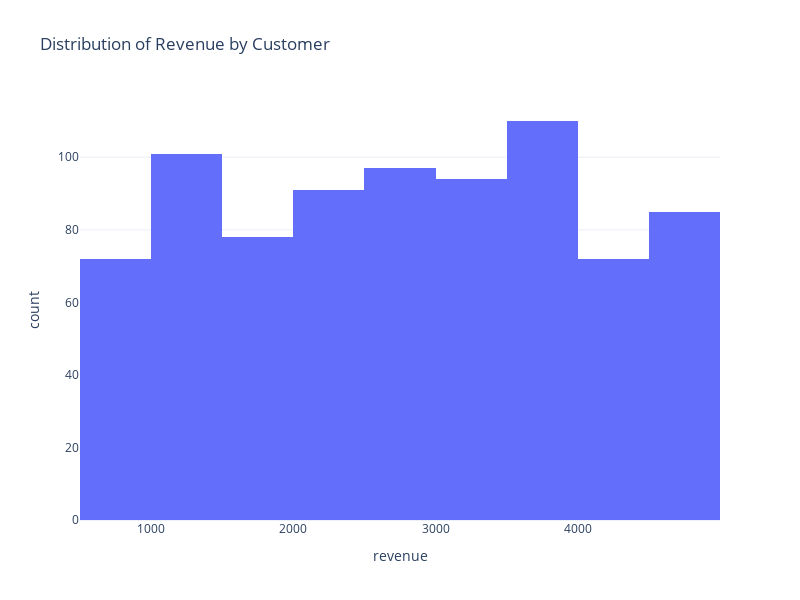

The cell this chart's notebook holds for it:
### Markdown cell above
## Create a visualization for the revenue generated by the customer

### Code cell
import plotly.express as px

fig = px.histogram(data, x='revenue', nbins=20, title='Distribution of Revenue by Customer')

# Set figure size
fig.update_layout(height=600, width=800)

fig.show()

### Figure 1 — Plotly figure (JSON) as saved in the notebook; plotly's stock layout.template omitted (floating-point values rounded to 4 significant figures; data arrays with more than 128 entries replaced by an {"elided": "..."} marker saying what was removed)
{"data": [{"alignmentgroup": "True", "bingroup": "x", "hovertemplate": "revenue=%{x}<br>count=%{y}<extra></extra>", "legendgroup": "", "marker": {"color": "#636efa", "pattern": {"shape": ""}}, "name": "", "nbinsx": 20, "offsetgroup": "", "orientation": "v", "showlegend": false, "type": "histogram", "x": {"elided": "800 int values"}, "xaxis": "x", "yaxis": "y"}], "layout": {"barmode": "relative", "height": 600, "legend": {"tracegroupgap": 0}, "title": {"text": "Distribution of Revenue by Customer"}, "width": 800, "xaxis": {"anchor": "y", "domain": [0, 1], "title": {"text": "revenue"}}, "yaxis": {"anchor": "x", "domain": [0, 1], "title": {"text": "count"}}}}
